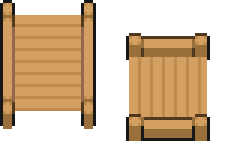
#> input picture src/Bridge.png, 80 x 48 px, found by its file name (shown 3 times larger)
$ python cut.py
#> lines starting #> are read from the running program, lines starting #| are printed output that depends on the picture
from PIL import Image


def decouper_image(source, taille_segment=(16, 16)):
    # Charger l'image source
#> called with source = 'Bridge.png', taille_segment = (16, 16)
    image = Image.open(source)
#> image is the input picture: PIL image 80x48 RGBA; mean R, G, B, A 143.4, 108, 64.4, 137.9
    largeur, hauteur = image.size
#> largeur = 80; hauteur = 48

    # Calculer le nombre de segments horizontaux et verticaux
    segments_x = largeur // taille_segment[0]
#> segments_x = 5
    segments_y = hauteur // taille_segment[1]
#> segments_y = 3

    import os
    dossier_segments = 'segments'
    if not os.path.exists(dossier_segments):
        os.makedirs(dossier_segments)

    # Découper l'image en segments et les enregistrer
    for x in range(segments_x):
        for y in range(segments_y):
            # Définir les coordonnées du segment
            gauche = x * taille_segment[0]
            haut = y * taille_segment[1]
            droite = gauche + taille_segment[0]
            bas = haut + taille_segment[1]

            # Découper le segment
            segment = image.crop((gauche, haut, droite, bas))

            # Enregistrer le segment
            nom_fichier = f"{dossier_segments}/Icon_{x}_{y}.png"
            segment.save(nom_fichier)
#> this loop made 5 passes
#> pass 1, in decouper_image, `segment.save(nom_fichier)`:
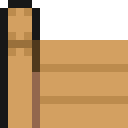
#> saved as Icon_0_0.png: PIL image 16x16 RGBA (shown 8 times larger); mean R, G, B, A 185.9, 140.5, 85.2, 198.2; transparent parts drawn white
#> pass 1, in decouper_image, `segment.save(nom_fichier)`:
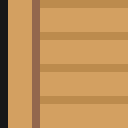
#> saved as Icon_0_1.png: PIL image 16x16 RGBA (shown 8 times larger); mean R, G, B, A 191.3, 144.3, 87.7, 255
#> pass 1, in decouper_image, `segment.save(nom_fichier)`:
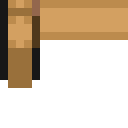
#> saved as Icon_0_2.png: PIL image 16x16 RGBA (shown 8 times larger); mean R, G, B, A 183.7, 138.4, 82.9, 107.6; transparent parts drawn white
#> pass 2, in decouper_image, `segment.save(nom_fichier)`:
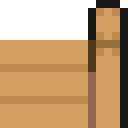
#> saved as Icon_1_0.png: PIL image 16x16 RGBA (shown 8 times larger); mean R, G, B, A 185.9, 140.5, 85.2, 198.2; transparent parts drawn white
#> after the loop:
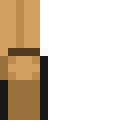
#> segment: PIL image 16x16 RGBA (shown 8 times larger); mean R, G, B, A 101.6, 76.5, 45, 82.7; transparent parts drawn white

    print(f"Image découpée en segments de {taille_segment[0]}x{taille_segment[1]} pixels.")


# Exemple d'utilisation
source = 'Bridge.png'  # Remplacez par le chemin de votre image
decouper_image(source)
